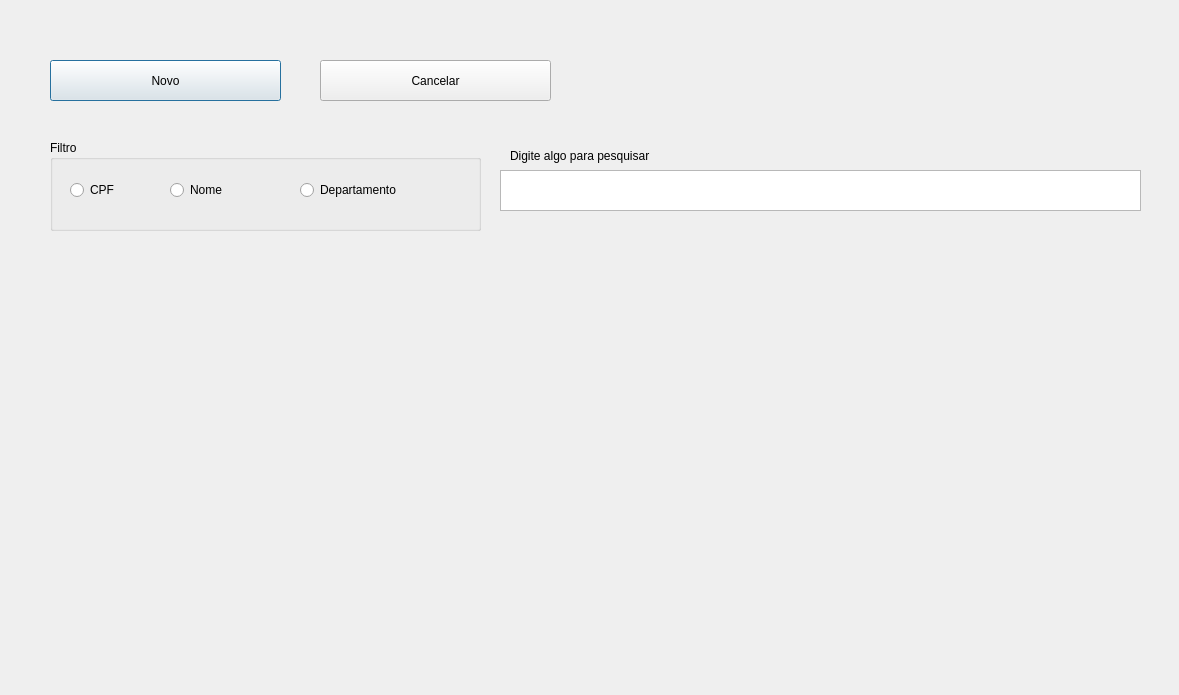
<?xml version="1.0" encoding="UTF-8"?>
<ui version="4.0">
 <class>TelaPrincipal</class>
 <widget class="QDialog" name="TelaPrincipal">
  <property name="geometry">
   <rect>
    <x>0</x>
    <y>0</y>
    <width>1179</width>
    <height>695</height>
   </rect>
  </property>
  <property name="windowTitle">
   <string>Dialog</string>
  </property>
  <widget class="QPushButton" name="pushButton">
   <property name="geometry">
    <rect>
     <x>50</x>
     <y>60</y>
     <width>231</width>
     <height>41</height>
    </rect>
   </property>
   <property name="font">
    <font>
     <pointsize>9</pointsize>
    </font>
   </property>
   <property name="text">
    <string>Novo</string>
   </property>
  </widget>
  <widget class="QPushButton" name="pushButton_2">
   <property name="geometry">
    <rect>
     <x>320</x>
     <y>60</y>
     <width>231</width>
     <height>41</height>
    </rect>
   </property>
   <property name="font">
    <font>
     <pointsize>9</pointsize>
    </font>
   </property>
   <property name="text">
    <string>Cancelar</string>
   </property>
  </widget>
  <widget class="QGroupBox" name="groupBox">
   <property name="geometry">
    <rect>
     <x>50</x>
     <y>140</y>
     <width>431</width>
     <height>91</height>
    </rect>
   </property>
   <property name="font">
    <font>
     <pointsize>9</pointsize>
    </font>
   </property>
   <property name="title">
    <string>Filtro</string>
   </property>
   <widget class="QRadioButton" name="radioButton">
    <property name="geometry">
     <rect>
      <x>20</x>
      <y>40</y>
      <width>95</width>
      <height>20</height>
     </rect>
    </property>
    <property name="text">
     <string>CPF</string>
    </property>
   </widget>
   <widget class="QRadioButton" name="radioButton_2">
    <property name="geometry">
     <rect>
      <x>120</x>
      <y>40</y>
      <width>95</width>
      <height>20</height>
     </rect>
    </property>
    <property name="text">
     <string>Nome</string>
    </property>
   </widget>
   <widget class="QRadioButton" name="radioButton_3">
    <property name="geometry">
     <rect>
      <x>250</x>
      <y>40</y>
      <width>131</width>
      <height>20</height>
     </rect>
    </property>
    <property name="text">
     <string>Departamento</string>
    </property>
   </widget>
  </widget>
  <widget class="QTextEdit" name="textEdit">
   <property name="geometry">
    <rect>
     <x>500</x>
     <y>170</y>
     <width>641</width>
     <height>41</height>
    </rect>
   </property>
   <property name="font">
    <font>
     <pointsize>16</pointsize>
    </font>
   </property>
  </widget>
  <widget class="QLabel" name="label">
   <property name="geometry">
    <rect>
     <x>510</x>
     <y>140</y>
     <width>421</width>
     <height>31</height>
    </rect>
   </property>
   <property name="font">
    <font>
     <pointsize>9</pointsize>
    </font>
   </property>
   <property name="text">
    <string>Digite algo para pesquisar</string>
   </property>
  </widget>
 </widget>
 <resources/>
 <connections/>
</ui>
